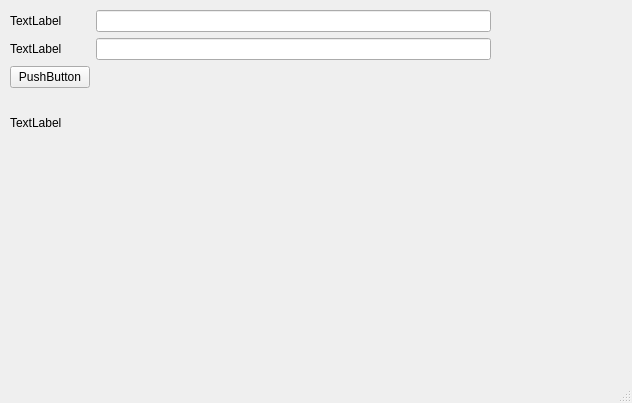
<?xml version="1.0" encoding="UTF-8"?>
<ui version="4.0">
 <class>MainWindow</class>
 <widget class="QMainWindow" name="MainWindow">
  <property name="geometry">
   <rect>
    <x>0</x>
    <y>0</y>
    <width>632</width>
    <height>403</height>
   </rect>
  </property>
  <property name="windowTitle">
   <string>MainWindow</string>
  </property>
  <widget class="QWidget" name="centralwidget">
   <widget class="QWidget" name="gridLayoutWidget">
    <property name="geometry">
     <rect>
      <x>10</x>
      <y>10</y>
      <width>481</width>
      <height>141</height>
     </rect>
    </property>
    <layout class="QGridLayout" name="gridLayout">
     <item row="2" column="0">
      <widget class="QPushButton" name="pushButton">
       <property name="text">
        <string>PushButton</string>
       </property>
      </widget>
     </item>
     <item row="0" column="0">
      <widget class="QLabel" name="label_2">
       <property name="text">
        <string>TextLabel</string>
       </property>
      </widget>
     </item>
     <item row="1" column="0">
      <widget class="QLabel" name="label">
       <property name="text">
        <string>TextLabel</string>
       </property>
      </widget>
     </item>
     <item row="1" column="1">
      <widget class="QLineEdit" name="lineEdit"/>
     </item>
     <item row="0" column="1">
      <widget class="QLineEdit" name="lineEdit_2"/>
     </item>
     <item row="3" column="0" colspan="2">
      <widget class="QLabel" name="label_3">
       <property name="text">
        <string>TextLabel</string>
       </property>
      </widget>
     </item>
    </layout>
   </widget>
  </widget>
  <widget class="QMenuBar" name="menubar">
   <property name="geometry">
    <rect>
     <x>0</x>
     <y>0</y>
     <width>632</width>
     <height>20</height>
    </rect>
   </property>
  </widget>
  <widget class="QStatusBar" name="statusbar"/>
 </widget>
 <resources/>
 <connections/>
</ui>
